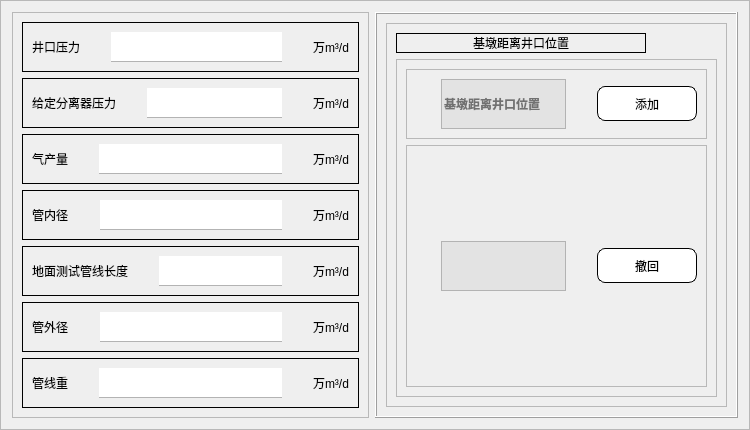
                   <widget class="QFrame" name="frame_51">
                    <property name="styleSheet">
                     <string notr="true">#frame_51{
	border:1px dashed ;
}</string>
                    </property>
                    <property name="frameShape">
                     <enum>QFrame::StyledPanel</enum>
                    </property>
                    <property name="frameShadow">
                     <enum>QFrame::Raised</enum>
                    </property>
                    <layout class="QHBoxLayout" name="horizontalLayout_44">
                     <item>
                      <widget class="QFrame" name="frame_42">
                       <property name="sizePolicy">
                        <sizepolicy hsizetype="Expanding" vsizetype="Preferred">
                         <horstretch>0</horstretch>
                         <verstretch>0</verstretch>
                        </sizepolicy>
                       </property>
                       <property name="maximumSize">
                        <size>
                         <width>500</width>
                         <height>16777215</height>
                        </size>
                       </property>
                       <property name="styleSheet">
                        <string notr="true">#frame_44{
	border:1px inset
}
#frame_45{
	border:1px inset
}
#frame_46{
	border:1px inset
}
#frame_47{
	border:1px inset
}
#frame_48{
	border:1px inset
}
#frame_49{
	border:1px inset
}
#frame_50{
	border:1px inset
}

</string>
                       </property>
                       <property name="frameShape">
                        <enum>QFrame::StyledPanel</enum>
                       </property>
                       <property name="frameShadow">
                        <enum>QFrame::Raised</enum>
                       </property>
                       <layout class="QVBoxLayout" name="verticalLayout_15">
                        <item>
                         <widget class="QFrame" name="frame_46">
                          <property name="sizePolicy">
                           <sizepolicy hsizetype="Expanding" vsizetype="Preferred">
                            <horstretch>0</horstretch>
                            <verstretch>0</verstretch>
                           </sizepolicy>
                          </property>
                          <property name="maximumSize">
                           <size>
                            <width>16777215</width>
                            <height>75</height>
                           </size>
                          </property>
                          <property name="frameShape">
                           <enum>QFrame::Box</enum>
                          </property>
                          <property name="frameShadow">
                           <enum>QFrame::Raised</enum>
                          </property>
                          <layout class="QHBoxLayout" name="horizontalLayout_39">
                           <property name="bottomMargin">
                            <number>9</number>
                           </property>
                           <item>
                            <widget class="QLabel" name="label_50">
                             <property name="styleSheet">
                              <string notr="true">font: 14pt &quot;宋体&quot;;</string>
                             </property>
                             <property name="frameShape">
                              <enum>QFrame::NoFrame</enum>
                             </property>
                             <property name="text">
                              <string>井口压力</string>
                             </property>
                             <property name="textFormat">
                              <enum>Qt::AutoText</enum>
                             </property>
                            </widget>
                           </item>
                           <item>
                            <widget class="QLineEdit" name="lineEdit_a1">
                             <property name="minimumSize">
                              <size>
                               <width>0</width>
                               <height>30</height>
                              </size>
                             </property>
                             <property name="styleSheet">
                              <string notr="true">#lineEdit_a1{
	font: 12pt &quot;宋体&quot;;
	border:0px;   	
	margin-left:25px;    
	margin-right:25px;		
	border-bottom: 1px solid #B3B3B3; 	
	font-weight:bold;		
}
#lineEdit_a1:hover{
    border-bottom: 3px solid #66A3FF;
    }
#lineEdit_a1:focus{
    border-bottom: 3px solid #E680BD;
    }</string>
                             </property>
                            </widget>
                           </item>
                           <item>
                            <widget class="QLabel" name="label_57">
                             <property name="text">
                              <string>万m³/d</string>
                             </property>
                            </widget>
                           </item>
                          </layout>
                         </widget>
                        </item>
                        <item>
                         <widget class="QFrame" name="frame_47">
                          <property name="sizePolicy">
                           <sizepolicy hsizetype="Expanding" vsizetype="Preferred">
                            <horstretch>0</horstretch>
                            <verstretch>0</verstretch>
                           </sizepolicy>
                          </property>
                          <property name="maximumSize">
                           <size>
                            <width>16777215</width>
                            <height>75</height>
                           </size>
                          </property>
                          <property name="frameShape">
                           <enum>QFrame::Box</enum>
                          </property>
                          <property name="frameShadow">
                           <enum>QFrame::Raised</enum>
                          </property>
                          <layout class="QHBoxLayout" name="horizontalLayout_40">
                           <property name="bottomMargin">
                            <number>9</number>
                           </property>
                           <item>
                            <widget class="QLabel" name="label_58">
                             <property name="styleSheet">
                              <string notr="true">font: 14pt &quot;宋体&quot;;</string>
                             </property>
                             <property name="frameShape">
                              <enum>QFrame::NoFrame</enum>
                             </property>
                             <property name="text">
                              <string>给定分离器压力</string>
                             </property>
                             <property name="textFormat">
                              <enum>Qt::AutoText</enum>
                             </property>
                            </widget>
                           </item>
                           <item>
                            <widget class="QLineEdit" name="lineEdit_a2">
                             <property name="minimumSize">
                              <size>
                               <width>0</width>
                               <height>30</height>
                              </size>
                             </property>
                             <property name="styleSheet">
                              <string notr="true">#lineEdit_a2{
	font: 12pt &quot;宋体&quot;;
	border:0px;   	
	margin-left:25px;    
	margin-right:25px;		
	border-bottom: 1px solid #B3B3B3; 	
	font-weight:bold;		
}
#lineEdit_a2:hover{
    border-bottom: 3px solid #66A3FF;
    }
#lineEdit_a2:focus{
    border-bottom: 3px solid #E680BD;
    }</string>
                             </property>
                            </widget>
                           </item>
                           <item>
                            <widget class="QLabel" name="label_59">
                             <property name="text">
                              <string>万m³/d</string>
                             </property>
                            </widget>
                           </item>
                          </layout>
                         </widget>
                        </item>
                        <item>
                         <widget class="QFrame" name="frame_44">
                          <property name="sizePolicy">
                           <sizepolicy hsizetype="Expanding" vsizetype="Preferred">
                            <horstretch>0</horstretch>
                            <verstretch>0</verstretch>
                           </sizepolicy>
                          </property>
                          <property name="maximumSize">
                           <size>
                            <width>16777215</width>
                            <height>75</height>
                           </size>
                          </property>
                          <property name="frameShape">
                           <enum>QFrame::Box</enum>
                          </property>
                          <property name="frameShadow">
                           <enum>QFrame::Raised</enum>
                          </property>
                          <layout class="QHBoxLayout" name="horizontalLayout_30">
                           <property name="bottomMargin">
                            <number>9</number>
                           </property>
                           <item>
                            <widget class="QLabel" name="label_29">
                             <property name="styleSheet">
                              <string notr="true">font: 14pt &quot;宋体&quot;;</string>
                             </property>
                             <property name="frameShape">
                              <enum>QFrame::NoFrame</enum>
                             </property>
                             <property name="text">
                              <string>气产量</string>
                             </property>
                             <property name="textFormat">
                              <enum>Qt::AutoText</enum>
                             </property>
                            </widget>
                           </item>
                           <item>
                            <widget class="QLineEdit" name="lineEdit_a3">
                             <property name="minimumSize">
                              <size>
                               <width>0</width>
                               <height>30</height>
                              </size>
                             </property>
                             <property name="styleSheet">
                              <string notr="true">#lineEdit_a3{
	font: 12pt &quot;宋体&quot;;
	border:0px;   	
	margin-left:25px;    
	margin-right:25px;		
	border-bottom: 1px solid #B3B3B3; 	
	font-weight:bold;		
}
#lineEdit_a3:hover{
    border-bottom: 3px solid #66A3FF;
    }
#lineEdit_a3:focus{
    border-bottom: 3px solid #E680BD;
    }</string>
                             </property>
                            </widget>
                           </item>
                           <item>
                            <widget class="QLabel" name="label_32">
                             <property name="text">
                              <string>万m³/d</string>
                             </property>
                            </widget>
                           </item>
                          </layout>
                         </widget>
                        </item>
                        <item>
                         <widget class="QFrame" name="frame_48">
                          <property name="maximumSize">
                           <size>
                            <width>16777215</width>
                            <height>75</height>
                           </size>
                          </property>
                          <property name="frameShape">
                           <enum>QFrame::Box</enum>
                          </property>
                          <property name="frameShadow">
                           <enum>QFrame::Raised</enum>
                          </property>
                          <layout class="QHBoxLayout" name="horizontalLayout_41">
                           <property name="bottomMargin">
                            <number>9</number>
                           </property>
                           <item>
                            <widget class="QLabel" name="label_61">
                             <property name="styleSheet">
                              <string notr="true">font: 14pt &quot;宋体&quot;;</string>
                             </property>
                             <property name="frameShape">
                              <enum>QFrame::NoFrame</enum>
                             </property>
                             <property name="text">
                              <string>管内径</string>
                             </property>
                             <property name="textFormat">
                              <enum>Qt::AutoText</enum>
                             </property>
                            </widget>
                           </item>
                           <item>
                            <widget class="QLineEdit" name="lineEdit_a4">
                             <property name="minimumSize">
                              <size>
                               <width>0</width>
                               <height>30</height>
                              </size>
                             </property>
                             <property name="styleSheet">
                              <string notr="true">#lineEdit_a4{
	font: 12pt &quot;宋体&quot;;
	border:0px;   	
	margin-left:25px;    
	margin-right:25px;		
	border-bottom: 1px solid #B3B3B3; 	
	font-weight:bold;		
}
#lineEdit_a4:hover{
    border-bottom: 3px solid #66A3FF;
    }
#lineEdit_a4:focus{
    border-bottom: 3px solid #E680BD;
    }</string>
                             </property>
                            </widget>
                           </item>
                           <item>
                            <widget class="QLabel" name="label_66">
                             <property name="text">
                              <string>万m³/d</string>
                             </property>
                            </widget>
                           </item>
                          </layout>
                         </widget>
                        </item>
                        <item>
                         <widget class="QFrame" name="frame_45">
                          <property name="maximumSize">
                           <size>
                            <width>16777215</width>
                            <height>75</height>
                           </size>
                          </property>
                          <property name="styleSheet">
                           <string notr="true">padding:0</string>
                          </property>
                          <property name="frameShape">
                           <enum>QFrame::Box</enum>
                          </property>
                          <property name="frameShadow">
                           <enum>QFrame::Raised</enum>
                          </property>
                          <layout class="QHBoxLayout" name="horizontalLayout_38">
                           <property name="bottomMargin">
                            <number>9</number>
                           </property>
                           <item>
                            <widget class="QLabel" name="label_34">
                             <property name="styleSheet">
                              <string notr="true">font: 14pt &quot;宋体&quot;;</string>
                             </property>
                             <property name="frameShape">
                              <enum>QFrame::NoFrame</enum>
                             </property>
                             <property name="text">
                              <string>地面测试管线长度</string>
                             </property>
                             <property name="textFormat">
                              <enum>Qt::AutoText</enum>
                             </property>
                            </widget>
                           </item>
                           <item>
                            <widget class="QLineEdit" name="lineEdit_a5">
                             <property name="minimumSize">
                              <size>
                               <width>0</width>
                               <height>30</height>
                              </size>
                             </property>
                             <property name="styleSheet">
                              <string notr="true">#lineEdit_a5{
	font: 12pt &quot;宋体&quot;;
	border:0px;   	
	margin-left:25px;    
	margin-right:25px;		
	border-bottom: 1px solid #B3B3B3; 	
	font-weight:bold;		
}
#lineEdit_a5:hover{
    border-bottom: 3px solid #66A3FF;
    }
#lineEdit_a5:focus{
    border-bottom: 3px solid #E680BD;
    }</string>
                             </property>
                            </widget>
                           </item>
                           <item>
                            <widget class="QLabel" name="label_37">
                             <property name="text">
                              <string>万m³/d</string>
                             </property>
                            </widget>
                           </item>
                          </layout>
                         </widget>
                        </item>
                        <item>
                         <widget class="QFrame" name="frame_49">
                          <property name="maximumSize">
                           <size>
                            <width>16777215</width>
                            <height>75</height>
                           </size>
                          </property>
                          <property name="frameShape">
                           <enum>QFrame::Box</enum>
                          </property>
                          <property name="frameShadow">
                           <enum>QFrame::Raised</enum>
                          </property>
                          <layout class="QHBoxLayout" name="horizontalLayout_42">
                           <property name="bottomMargin">
                            <number>9</number>
                           </property>
                           <item>
                            <widget class="QLabel" name="label_69">
                             <property name="styleSheet">
                              <string notr="true">font: 14pt &quot;宋体&quot;;</string>
                             </property>
                             <property name="frameShape">
                              <enum>QFrame::NoFrame</enum>
                             </property>
                             <property name="text">
                              <string>管外径</string>
                             </property>
                             <property name="textFormat">
                              <enum>Qt::AutoText</enum>
                             </property>
                            </widget>
                           </item>
                           <item>
                            <widget class="QLineEdit" name="lineEdit_a6">
                             <property name="minimumSize">
                              <size>
                               <width>0</width>
                               <height>30</height>
                              </size>
                             </property>
                             <property name="styleSheet">
                              <string notr="true">#lineEdit_a6{
	font: 12pt &quot;宋体&quot;;
	border:0px;   	
	margin-left:25px;    
	margin-right:25px;		
	border-bottom: 1px solid #B3B3B3; 	
	font-weight:bold;		
}
#lineEdit_a6:hover{
    border-bottom: 3px solid #66A3FF;
    }
#lineEdit_a6:focus{
    border-bottom: 3px solid #E680BD;
    }</string>
                             </property>
                            </widget>
                           </item>
                           <item>
                            <widget class="QLabel" name="label_71">
                             <property name="text">
                              <string>万m³/d</string>
                             </property>
                            </widget>
                           </item>
                          </layout>
                         </widget>
                        </item>
                        <item>
                         <widget class="QFrame" name="frame_50">
                          <property name="maximumSize">
                           <size>
                            <width>16777215</width>
                            <height>75</height>
                           </size>
                          </property>
                          <property name="frameShape">
                           <enum>QFrame::Box</enum>
                          </property>
                          <property name="frameShadow">
                           <enum>QFrame::Raised</enum>
                          </property>
                          <layout class="QHBoxLayout" name="horizontalLayout_43">
                           <property name="bottomMargin">
                            <number>9</number>
                           </property>
                           <item>
                            <widget class="QLabel" name="label_72">
                             <property name="styleSheet">
                              <string notr="true">font: 14pt &quot;宋体&quot;;</string>
                             </property>
                             <property name="frameShape">
                              <enum>QFrame::NoFrame</enum>
                             </property>
                             <property name="text">
                              <string>管线重</string>
                             </property>
                             <property name="textFormat">
                              <enum>Qt::AutoText</enum>
                             </property>
                            </widget>
                           </item>
                           <item>
                            <widget class="QLineEdit" name="lineEdit_a7">
                             <property name="minimumSize">
                              <size>
                               <width>0</width>
                               <height>30</height>
                              </size>
                             </property>
                             <property name="styleSheet">
                              <string notr="true">#lineEdit_a7{
	font: 12pt &quot;宋体&quot;;
	border:0px;   	
	margin-left:25px;    
	margin-right:25px;		
	border-bottom: 1px solid #B3B3B3; 	
	font-weight:bold;		
}
#lineEdit_a7:hover{
    border-bottom: 3px solid #66A3FF;
    }
#lineEdit_a7:focus{
    border-bottom: 3px solid #E680BD;
    }</string>
                             </property>
                            </widget>
                           </item>
                           <item>
                            <widget class="QLabel" name="label_73">
                             <property name="text">
                              <string>万m³/d</string>
                             </property>
                            </widget>
                           </item>
                          </layout>
                         </widget>
                        </item>
                       </layout>
                      </widget>
                     </item>
                     <item>
                      <widget class="QFrame" name="frame_52">
                       <property name="frameShape">
                        <enum>QFrame::Box</enum>
                       </property>
                       <property name="frameShadow">
                        <enum>QFrame::Raised</enum>
                       </property>
                       <layout class="QVBoxLayout" name="verticalLayout_16">
                        <item>
                         <widget class="QFrame" name="frame_53">
                          <property name="frameShape">
                           <enum>QFrame::StyledPanel</enum>
                          </property>
                          <property name="frameShadow">
                           <enum>QFrame::Raised</enum>
                          </property>
                          <layout class="QVBoxLayout" name="verticalLayout_17">
                           <item>
                            <widget class="QLabel" name="label_74">
                             <property name="minimumSize">
                              <size>
                               <width>250</width>
                               <height>0</height>
                              </size>
                             </property>
                             <property name="maximumSize">
                              <size>
                               <width>250</width>
                               <height>50</height>
                              </size>
                             </property>
                             <property name="styleSheet">
                              <string notr="true">font: 16pt &quot;宋体&quot;;</string>
                             </property>
                             <property name="frameShape">
                              <enum>QFrame::Box</enum>
                             </property>
                             <property name="text">
                              <string>基墩距离井口位置</string>
                             </property>
                             <property name="alignment">
                              <set>Qt::AlignCenter</set>
                             </property>
                            </widget>
                           </item>
                           <item>
                            <widget class="QFrame" name="frame_54">
                             <property name="frameShape">
                              <enum>QFrame::StyledPanel</enum>
                             </property>
                             <property name="frameShadow">
                              <enum>QFrame::Raised</enum>
                             </property>
                             <layout class="QVBoxLayout" name="verticalLayout_18">
                              <item>
                               <widget class="QFrame" name="frame_55">
                                <property name="maximumSize">
                                 <size>
                                  <width>16777215</width>
                                  <height>150</height>
                                 </size>
                                </property>
                                <property name="frameShape">
                                 <enum>QFrame::StyledPanel</enum>
                                </property>
                                <property name="frameShadow">
                                 <enum>QFrame::Raised</enum>
                                </property>
                                <layout class="QHBoxLayout" name="horizontalLayout_45">
                                 <item>
                                  <widget class="QLineEdit" name="lineEdit_8">
                                   <property name="minimumSize">
                                    <size>
                                     <width>0</width>
                                     <height>50</height>
                                    </size>
                                   </property>
                                   <property name="styleSheet">
                                    <string notr="true">#lineEdit_8{
	font: 12pt &quot;宋体&quot;;
	border:0px;   	
	margin-left:25px;    
	margin-right:25px;		
	border: 1px solid #B3B3B3; 	
	font-weight:bold;		
	
	background-color: rgb(227, 227, 227);
}
#lineEdit_8:hover{
    border: 3px solid #66A3FF;
    }
#lineEdit_8:focus{
    border: 3px solid #E680BD;
    }</string>
                                   </property>
                                   <property name="placeholderText">
                                    <string>基墩距离井口位置</string>
                                   </property>
                                  </widget>
                                 </item>
                                 <item>
                                  <widget class="QPushButton" name="pushButton_add">
                                   <property name="minimumSize">
                                    <size>
                                     <width>100</width>
                                     <height>35</height>
                                    </size>
                                   </property>
                                   <property name="styleSheet">
                                    <string notr="true">#pushButton_add{
	
	background-color: rgb(255, 255, 255);
	color: rgb(0, 0, 0);
	border:1px solid rgb(0,0,0);
	border-radius:8px;
	font: 14pt &quot;华文彩云&quot;;
}
#pushButton_add:hover{
	
	background-color: rgb(158, 158, 158);
	
	color: rgb(255, 255, 255);
}
#pushButton_add:pressed{
	padding-top:5px;
	padding-left:5px;
}</string>
                                   </property>
                                   <property name="text">
                                    <string>添加</string>
                                   </property>
                                  </widget>
                                 </item>
                                </layout>
                               </widget>
                              </item>
                              <item>
                               <widget class="QFrame" name="frame_56">
                                <property name="frameShape">
                                 <enum>QFrame::StyledPanel</enum>
                                </property>
                                <property name="frameShadow">
                                 <enum>QFrame::Raised</enum>
                                </property>
                                <layout class="QHBoxLayout" name="horizontalLayout_48">
                                 <item>
                                  <widget class="QLabel" name="label_75">
                                   <property name="sizePolicy">
                                    <sizepolicy hsizetype="Preferred" vsizetype="MinimumExpanding">
                                     <horstretch>0</horstretch>
                                     <verstretch>0</verstretch>
                                    </sizepolicy>
                                   </property>
                                   <property name="maximumSize">
                                    <size>
                                     <width>400</width>
                                     <height>50</height>
                                    </size>
                                   </property>
                                   <property name="styleSheet">
                                    <string notr="true">	font: 12pt &quot;宋体&quot;;
	border:0px;   	
	margin-left:25px;    
	margin-right:25px;		
	border: 1px solid #B3B3B3; 	
	font-weight:bold;		
	
	background-color: rgb(227, 227, 227);</string>
                                   </property>
                                   <property name="text">
                                    <string/>
                                   </property>
                                   <property name="wordWrap">
                                    <bool>true</bool>
                                   </property>
                                  </widget>
                                 </item>
                                 <item>
                                  <widget class="QPushButton" name="pushButton_delete">
                                   <property name="minimumSize">
                                    <size>
                                     <width>100</width>
                                     <height>35</height>
                                    </size>
                                   </property>
                                   <property name="maximumSize">
                                    <size>
                                     <width>75</width>
                                     <height>16777215</height>
                                    </size>
                                   </property>
                                   <property name="styleSheet">
                                    <string notr="true">#pushButton_delete{
	
	background-color: rgb(255, 255, 255);
	color: rgb(0, 0, 0);
	border:1px solid rgb(0,0,0);
	border-radius:8px;
	font: 14pt &quot;华文彩云&quot;;
}
#pushButton_delete:hover{
	
	background-color: rgb(158, 158, 158);
	
	color: rgb(255, 255, 255);
}
#pushButton_delete:pressed{
	padding-top:5px;
	padding-left:5px;
}</string>
                                   </property>
                                   <property name="text">
                                    <string>撤回</string>
                                   </property>
                                  </widget>
                                 </item>
                                </layout>
                               </widget>
                              </item>
                             </layout>
                            </widget>
                           </item>
                          </layout>
                         </widget>
                        </item>
                       </layout>
                      </widget>
                     </item>
                    </layout>
                   </widget>
